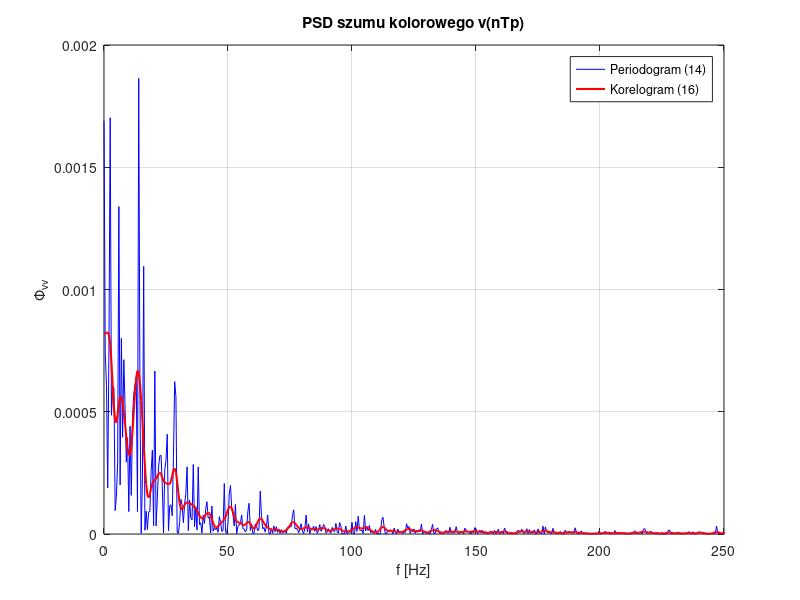

The MATLAB script that drew this image:
%% PSD szumu kolorowego v(nTp)
Tp=0.001; N=2000; n=0:N-1;
sigma=0.8; e=sigma*randn(1,N);

H = tf([0.1],[1 -0.9],Tp);
v = lsim(H, e, n*Tp)';

f = (0:N/2-1)*(1/Tp)/N;

% 1. Periodogram (14) - POPRAWIONY
Vk = Tp * fft(v);                       % X_N = Tp * fft(v)
Phi_p = (1/(N*Tp)) * abs(Vk).^2;       % = (Tp/N) * abs(fft(v))^2

% 2. Korelogram (16) - BEZ PĘTLI
Mw = round(N/5);
tau = -Mw:Mw;                           % wektor przesunięć τ
r_vv = xcorr(v, Mw, 'biased');          % r_vv(τ), dł. 2*Mw+1
w = 0.5*(1 + cos(pi*tau/Mw));           % okno Hanninga (18): 1+cos !
Phi_k = Tp * abs(fft(r_vv.*w, N));      % DFT sumy z wzoru (16)

figure;
plot(f, Phi_p(1:N/2),'b-', f, Phi_k(1:N/2),'r-', 'LineWidth',1.5);
title('PSD szumu kolorowego v(nTp)');
xlabel('f [Hz]'); ylabel('\Phi_{vv}'); 
legend('Periodogram (14)','Korelogram (16)'); grid on; xlim([0 250]);
